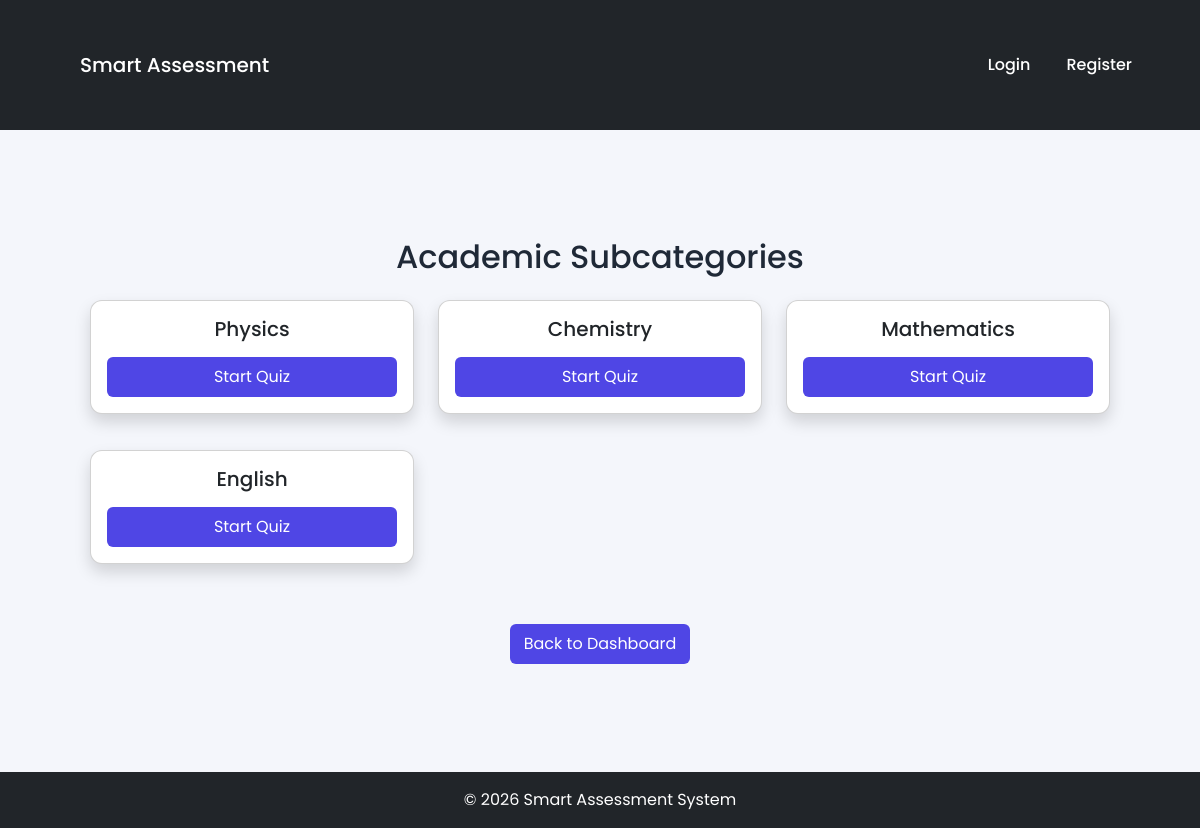
/quiz/categories/1/, run on the app's committed database.
### quizzes/models.py (models this page shows, shortened)
class Category(models.Model):
    name = models.CharField(max_length=100)
    icon = models.ImageField(upload_to='category_icons/', blank=True, null=True)

class Subcategory(models.Model):
    category = models.ForeignKey(Category, on_delete=models.CASCADE, related_name='subcategories')
    name = models.CharField(max_length=100)

### quizzes/views.py (the view)
# urls.py: path('categories/<int:category_id>/', views.subcategory_list, name="subcategories"),
def subcategory_list(request, category_id):
    category = get_object_or_404(Category, id=category_id)
    subcategories = Subcategory.objects.filter(category=category)
    return render(request, 'subcategories.html', {
        'category': category,
        'subcategories': subcategories
    })

### templates/subcategories.html
{% extends 'base.html' %}
{% block content %}
<div class="container">
    <h2 class="mb-4 text-center">
        {{ category.name }} Subcategories
    </h2>
    <div class="row">
        {% for sub in subcategories %}
        <div class="col-md-4 mb-3">
            <div class="card text-center p-3 shadow">
                <h5>{{ sub.name }}</h5>
                <a href="/quiz-settings/{{ sub.id }}/"
                   class="btn btn-success mt-2">
                   Start Quiz
                </a>
            </div>
        </div>
        {% empty %}
        <p>No subcategories available.</p>
        {% endfor %}
    </div>
    <div class="text-center mt-4">
        <a href="/dashboard/" class="btn btn-secondary">
            Back to Dashboard
        </a>
    </div>
</div>
{% endblock %}

### static/style.css (style rules this page uses)
:root { --primary: #4f46e5; --secondary: #06b6d4; --bg: #f4f6fb; --card: #ffffff; --text: #1f2937; --muted: #6b7280; --border: #e5e7eb; }
* { margin: 0; padding: 0; box-sizing: border-box; transition: 0.2s ease; }
.container { padding: 30px; }
.card { background: var(--card); padding: 20px; border-radius: 12px; box-shadow: 0 6px 18px rgba(0,0,0,0.06); margin-bottom: 20px; }
.btn { background: var(--primary); color: white; padding: 8px 14px; border: none; border-radius: 6px; cursor: pointer; text-decoration: none; }

### data on the page
Category: name "Academic"
Subcategory: name "Physics"
Subcategory: name "Chemistry"
Subcategory: name "Mathematics"
Subcategory: name "English"
